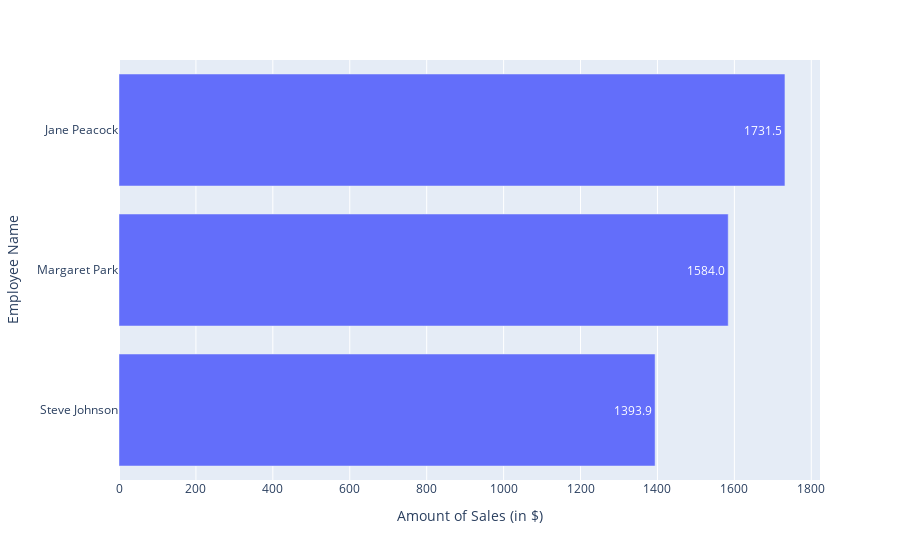

The notebook cell saved with this chart:
### Code cell
employee_sales_total = employee_sales.groupby(["Employee Name"]) \
                                        .sum() \
                                        .sort_values(by="Amount of Sales (in $)") \
                                        .reset_index()

employee_sales_bar = px.bar(employee_sales_total, 
                            y = 'Employee Name', 
                            x = "Amount of Sales (in $)",
                            text = "Amount of Sales (in $)",
                            orientation = 'h')

employee_sales_bar.update_traces(texttemplate='%{text:.1f}')
employee_sales_bar.show()

### Figure 1 — Plotly figure (JSON) as saved in the notebook; plotly's stock layout.template omitted (floating-point values rounded to 4 significant figures)
{"data": [{"alignmentgroup": "True", "hovertemplate": "Amount of Sales (in $)=%{text}<br>Employee Name=%{y}<extra></extra>", "legendgroup": "", "marker": {"color": "#636efa"}, "name": "", "offsetgroup": "", "orientation": "h", "showlegend": false, "text": [1394.0, 1584.0, 1732.0], "textposition": "auto", "texttemplate": "%{text:.1f}", "type": "bar", "x": [1394.0, 1584.0, 1732.0], "xaxis": "x", "y": ["Steve Johnson", "Margaret Park", "Jane Peacock"], "yaxis": "y"}], "layout": {"barmode": "relative", "legend": {"tracegroupgap": 0}, "margin": {"t": 60}, "xaxis": {"anchor": "y", "domain": [0, 1], "title": {"text": "Amount of Sales (in $)"}}, "yaxis": {"anchor": "x", "domain": [0, 1], "title": {"text": "Employee Name"}}}}
